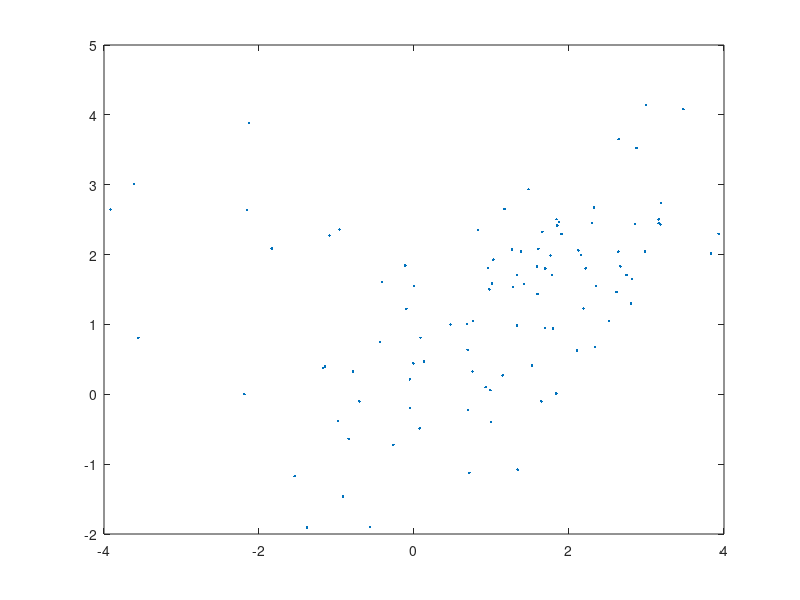

MATLAB code to generate this figure:
close all;
clear all;

num_components = 3;
num_dimensions = 2;
num_samples = 100;

means = zeros([num_dimensions,num_components]);
variances = zeros([num_dimensions,num_dimensions,num_components]);

pis = [0.3 0.6 0.1];

means(:,1) = [0 0];
means(:,2) = [2 2];
means(:,3) = [-2 2];

variances(:,:,1) = [ 1 0  ; 0 1];
variances(:,:,2) = [ 1 0.5; 0.5 1];
variances(:,:,3) = [ 1 -0.3; 0.3 1];


samples = zeros([num_samples,2]);

is = 1;
ie = pis(1)*num_samples;

for i = 1:num_components
	c = num_samples*pis(i);
	R = chol(variances(:,:,i));
	z = repmat(means(:,i)',c,1) + randn(c,2)*R;
	samples(is:ie,:) = z;
	if i < num_components
		is = is + pis(i)*num_samples;
		ie = ie + pis(i+1)*num_samples;
	end
end

plot(samples(:,1), samples(:,2), '.')
